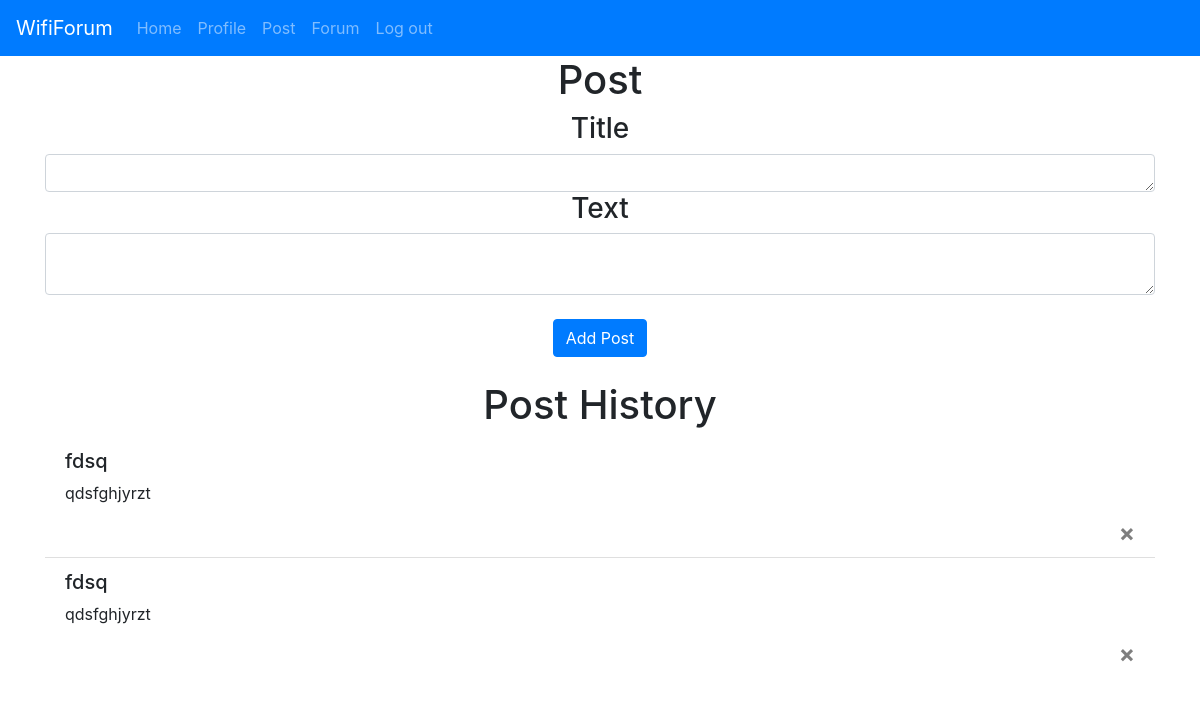
/post (signed in), run on the app's committed database.
### website/models.py (models this page shows)
class Post(db.Model):
    id = db.Column(db.Integer, primary_key=True)
    username = db.Column(db.String(150))
    title = db.Column(db.String(255))
    content = db.Column(db.Text)
    date = db.Column(db.DateTime(timezone=True), default=func.now())
    user_id = db.Column(db.Integer, db.ForeignKey('user.id'))

### website/views.py (the view)
@view.route('/post', methods=['GET', 'POST'])
@login_required
def posts():
    if request.method == 'POST':
        post_title = request.form.get('title')
        post_text = request.form.get('text')
        new_post = Post(title=post_title, content=post_text, user_id=current_user.id, username=current_user.username)
        db.session.add(new_post)
        db.session.commit()
    return render_template('post.html', user=current_user)

### website/__init__.py (called while the page is built)
def create_app():
    app = Flask(__name__)
    app.config['SECRET_KEY'] = 'abc' #Dit zorgt voor een encryptie van de data cookies en sessie data, je kan dit ook gwn disablen als het problemen veroorzaakt
    app.config['SQLALCHEMY_DATABASE_URI'] = f'sqlite:///{DB_NAME}'
    db.init_app(app)
    from .views import view
    from .auth import auth
    app.register_blueprint(view, url_prefix='/')
    app.register_blueprint(auth, url_prefix='/')
    from .models import User, Post
    create_database(app)
    login_manager = LoginManager()
    login_manager.login_view = 'auth.login'
    login_manager.init_app(app)
    @login_manager.user_loader
    def load_user(id):
        return User.query.get(int(id))
    return app

### website/templates/post.html
{% extends "base.html" %} {% block title %}Forum{% endblock %} {% block
    content%}
    <h1 align="center">Post</h1>
    <form method="POST">
      <h3 align="center">Title</h3>
      <textarea name="title" id="title" class="form-control" rows="1"></textarea>
      <h3 align="center">Text</h3>
      <textarea name="text" id="text" class="form-control"></textarea>
      <br \ />
      <div align="center">
        <button type="submit" class="btn btn-primary">Add Post</button>
      </div>
    </form>
    <br>
    <h1 align="center">Post History</h1>
    <ul class="list-group list-group-flush" id="Posts">
        {% for post in user.posts %}
        <div class="list-group-item">
          <h5>{{ post.title }}</h5>
          <p>{{ post.content }}</p>
          <button type="button" class="close" onClick="deletePost({{ post.id }})">
            <span aria-hidden="true">&times;</span>
          </button>
        </div>
        {% endfor %}
      </ul>
    {% endblock %} request.form.get('post_title')

### data on the page
Post: title "fdsq", content "qdsfghjyrzt"
Post: title "fdsq", content "qdsfghjyrzt"
